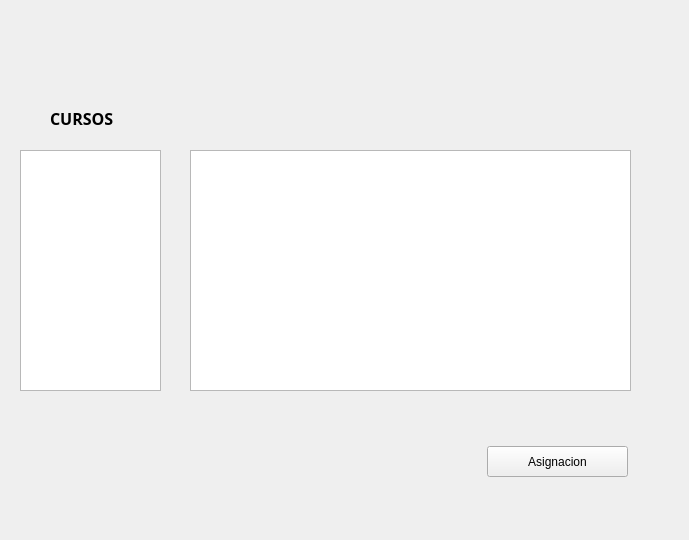
<?xml version="1.0" encoding="UTF-8"?>
<ui version="4.0">
 <class>MainWindow</class>
 <widget class="QMainWindow" name="MainWindow">
  <property name="geometry">
   <rect>
    <x>0</x>
    <y>0</y>
    <width>689</width>
    <height>540</height>
   </rect>
  </property>
  <property name="windowTitle">
   <string>Form1</string>
  </property>
  <widget class="QWidget" name="centralwidget">
   <widget class="QListWidget" name="lista_cursos">
    <property name="geometry">
     <rect>
      <x>20</x>
      <y>150</y>
      <width>141</width>
      <height>241</height>
     </rect>
    </property>
    <property name="cursor" stdset="0">
     <cursorShape>ArrowCursor</cursorShape>
    </property>
    <property name="mouseTracking">
     <bool>false</bool>
    </property>
    <property name="styleSheet">
     <string notr="true">border-color: rgb(0, 0, 0);
selection-color: rgb(255, 255, 255);
gridline-color: rgb(85, 255, 0);</string>
    </property>
    <property name="tabKeyNavigation">
     <bool>false</bool>
    </property>
    <property name="dragEnabled">
     <bool>false</bool>
    </property>
    <property name="dragDropOverwriteMode">
     <bool>false</bool>
    </property>
    <property name="alternatingRowColors">
     <bool>false</bool>
    </property>
    <property name="uniformItemSizes">
     <bool>false</bool>
    </property>
    <property name="wordWrap">
     <bool>false</bool>
    </property>
    <property name="selectionRectVisible">
     <bool>false</bool>
    </property>
    <property name="sortingEnabled">
     <bool>false</bool>
    </property>
   </widget>
   <widget class="QPushButton" name="boton">
    <property name="geometry">
     <rect>
      <x>487</x>
      <y>446</y>
      <width>141</width>
      <height>31</height>
     </rect>
    </property>
    <property name="cursor">
     <cursorShape>PointingHandCursor</cursorShape>
    </property>
    <property name="text">
     <string>Asignacion</string>
    </property>
   </widget>
   <widget class="QTableWidget" name="tableWidget">
    <property name="geometry">
     <rect>
      <x>190</x>
      <y>150</y>
      <width>441</width>
      <height>241</height>
     </rect>
    </property>
    <property name="cursor" stdset="0">
     <cursorShape>ArrowCursor</cursorShape>
    </property>
    <property name="tabKeyNavigation">
     <bool>true</bool>
    </property>
    <property name="showDropIndicator" stdset="0">
     <bool>true</bool>
    </property>
    <property name="dragEnabled">
     <bool>false</bool>
    </property>
    <property name="dragDropOverwriteMode">
     <bool>true</bool>
    </property>
    <attribute name="horizontalHeaderDefaultSectionSize">
     <number>80</number>
    </attribute>
   </widget>
   <widget class="QLabel" name="label">
    <property name="geometry">
     <rect>
      <x>50</x>
      <y>110</y>
      <width>81</width>
      <height>17</height>
     </rect>
    </property>
    <property name="font">
     <font>
      <family>Garuda</family>
      <pointsize>12</pointsize>
      <weight>75</weight>
      <bold>true</bold>
     </font>
    </property>
    <property name="cursor">
     <cursorShape>ArrowCursor</cursorShape>
    </property>
    <property name="text">
     <string>CURSOS</string>
    </property>
   </widget>
  </widget>
 </widget>
 <tabstops>
  <tabstop>lista_cursos</tabstop>
  <tabstop>tableWidget</tabstop>
  <tabstop>boton</tabstop>
 </tabstops>
 <resources/>
 <connections/>
</ui>
